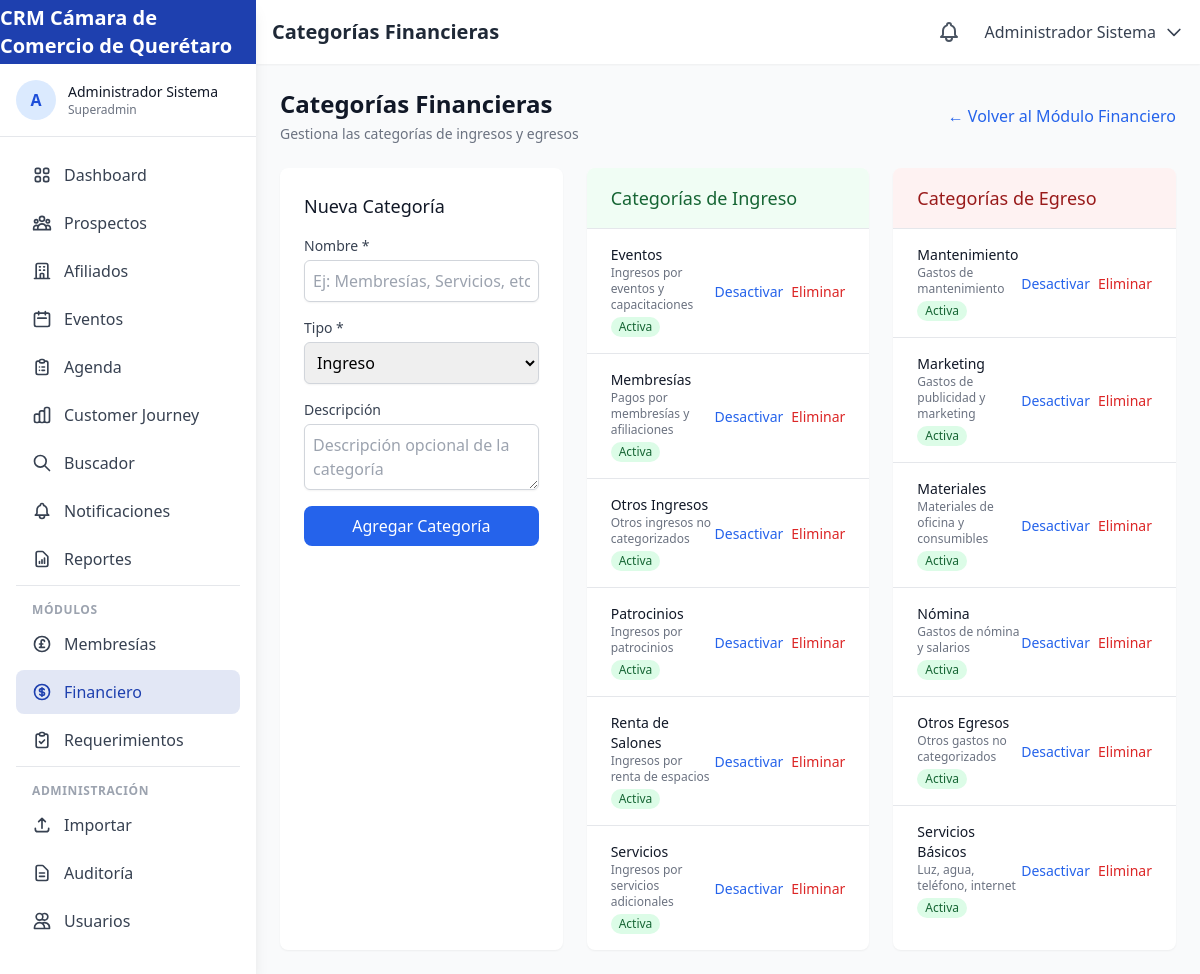
The app's page /financiero/categorias (signed in) with its own data.
### tables this page shows
CREATE TABLE IF NOT EXISTS `financial_categories` (
    `id` INT UNSIGNED AUTO_INCREMENT PRIMARY KEY,
    `name` VARCHAR(100) NOT NULL,
    `type` ENUM('ingreso', 'egreso') NOT NULL,
    `description` TEXT,
    `is_active` TINYINT(1) DEFAULT 1,
    `created_at` TIMESTAMP DEFAULT CURRENT_TIMESTAMP,
    INDEX `idx_type` (`type`),
    INDEX `idx_active` (`is_active`)
);

### app/views/financial/categories.php (the view, shortened to what the rows shown need)
<div class="space-y-6">
    <div class="flex items-center justify-between">
        <div>
            <h2 class="text-2xl font-bold text-gray-900">Categorías Financieras</h2>
        </div>
    </div>
    <div class="grid grid-cols-1 lg:grid-cols-3 gap-6">
        <div class="bg-white rounded-lg shadow-sm overflow-hidden">
            <?php
            $incomeCategories = array_filter($categories, fn($c) => $c['type'] === 'ingreso');
            if (!empty($incomeCategories)):
            ?>
            <ul class="divide-y divide-gray-200">
                <?php foreach ($incomeCategories as $category): ?>
                <li class="px-6 py-4 flex justify-between items-center hover:bg-gray-50">
                    <div>
                        <p class="text-sm font-medium text-gray-900"><?php echo htmlspecialchars($category['name']); ?></p>
                        <?php if (!empty($category['description'])): ?>
                        <p class="text-xs text-gray-500"><?php echo htmlspecialchars($category['description']); ?></p>
                        <?php endif; ?>
                        <span class="inline-flex mt-1 px-2 py-0.5 text-xs rounded-full <?php echo $category['is_active'] ? 'bg-green-100 text-green-800' : 'bg-gray-100 text-gray-800'; ?>">
                            <?php echo $category['is_active'] ? 'Activa' : 'Inactiva'; ?>
                        </span>
                    </div>
                    <div class="flex space-x-2">
                        <form method="POST" class="inline">
                            <button type="submit" class="text-blue-600 hover:text-blue-900 text-sm">
                                <?php echo $category['is_active'] ? 'Desactivar' : 'Activar'; ?>
                            </button>
                        </form>
                        <form method="POST" class="inline" onsubmit="return confirm('¿Está seguro de eliminar esta categoría?');">
                            <button type="submit" class="text-red-600 hover:text-red-900 text-sm">Eliminar</button>
                        </form>
                    </div>
                </li>
                <?php endforeach; ?>
            </ul>
            <?php else: ?>
            <div class="p-6 text-center text-gray-500">
                No hay categorías de ingreso definidas.
            </div>
            <?php endif; ?>
        </div>
        <div class="bg-white rounded-lg shadow-sm overflow-hidden">
            <?php
            $expenseCategories = array_filter($categories, fn($c) => $c['type'] === 'egreso');
            if (!empty($expenseCategories)):
            ?>
            <ul class="divide-y divide-gray-200">
                <?php foreach ($expenseCategories as $category): ?>
                <li class="px-6 py-4 flex justify-between items-center hover:bg-gray-50">
                    <div>
                        <p class="text-sm font-medium text-gray-900"><?php echo htmlspecialchars($category['name']); ?></p>
                        <?php if (!empty($category['description'])): ?>
                        <p class="text-xs text-gray-500"><?php echo htmlspecialchars($category['description']); ?></p>
                        <?php endif; ?>
                        <span class="inline-flex mt-1 px-2 py-0.5 text-xs rounded-full <?php echo $category['is_active'] ? 'bg-green-100 text-green-800' : 'bg-gray-100 text-gray-800'; ?>">
                            <?php echo $category['is_active'] ? 'Activa' : 'Inactiva'; ?>
                        </span>
                    </div>
                    <div class="flex space-x-2">
                        <form method="POST" class="inline">
                            <button type="submit" class="text-blue-600 hover:text-blue-900 text-sm">
                                <?php echo $category['is_active'] ? 'Desactivar' : 'Activar'; ?>
                            </button>
                        </form>
                        <form method="POST" class="inline" onsubmit="return confirm('¿Está seguro de eliminar esta categoría?');">
                            <button type="submit" class="text-red-600 hover:text-red-900 text-sm">Eliminar</button>
                        </form>
                    </div>
                </li>
                <?php endforeach; ?>
            </ul>
            <?php else: ?>
            <div class="p-6 text-center text-gray-500">
                No hay categorías de egreso definidas.
            </div>
            <?php endif; ?>
        </div>
    </div>
</div>

### records on screen
financial_categories: name "Eventos", description "Ingresos por eventos y capacitaciones", is_active "Activa"
financial_categories: name "Membresías", description "Pagos por membresías y afiliaciones", is_active "Activa"
financial_categories: name "Otros Ingresos", description "Otros ingresos no categorizados", is_active "Activa"
financial_categories: name "Patrocinios", description "Ingresos por patrocinios", is_active "Activa"
financial_categories: name "Renta de Salones", description "Ingresos por renta de espacios", is_active "Activa"
financial_categories: name "Servicios", description "Ingresos por servicios adicionales", is_active "Activa"
financial_categories: name "Mantenimiento", description "Gastos de mantenimiento", is_active "Activa"
financial_categories: name "Marketing", description "Gastos de publicidad y marketing", is_active "Activa"
financial_categories: name "Materiales", description "Materiales de oficina y consumibles", is_active "Activa"
financial_categories: name "Nómina", description "Gastos de nómina y salarios", is_active "Activa"
financial_categories: name "Otros Egresos", description "Otros gastos no categorizados", is_active "Activa"
financial_categories: name "Servicios Básicos", description "Luz, agua, teléfono, internet", is_active "Activa"

### other values on screen
$siteName "CRM Cámara de Comercio de Querétaro"
mb_substr($_SESSION['user_name'] ?? 'U', 0, 1, 'UTF-8') "A"
$_SESSION['user_name'] "Administrador Sistema"
$_SESSION['user_role'] "Superadmin"
$pageTitle "Categorías Financieras"
